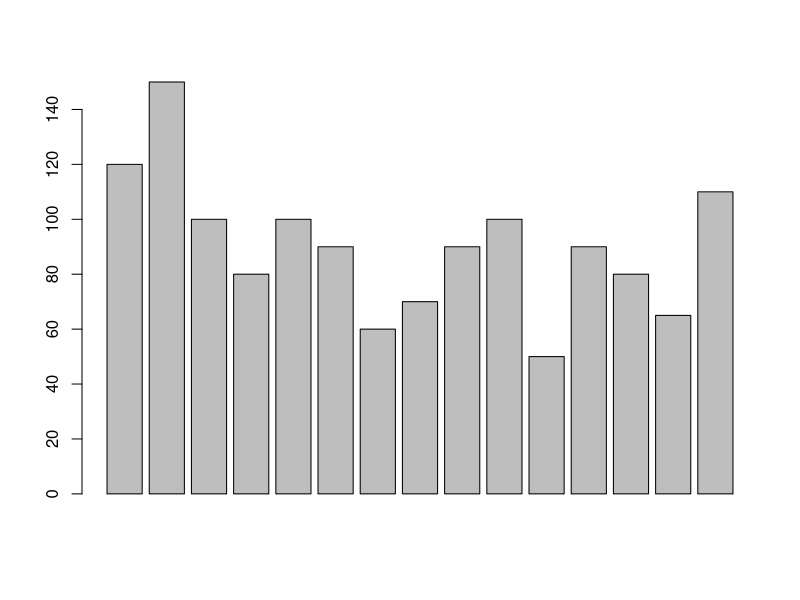

Reproduce this figure in R.
#Highly recommended commands
#cleans up R workspace
rm(list=ls()) 
#sets workspace to user root
setwd("~") 

# declaramos las variables iniciales
a = c(120, 150, 100, 80, 100, 90, 60, 70, 90, 100, 50, 90, 80, 65, 110)

barplot(a)

N = 420
n = length(a)

intensidad = n/N # No se considera el factor de corrección porque < 0.5

# Haga una estimación puntual del gasto semanal promedio por estudiante. 
media = mean(a)

# Calcule la varianza muestral para el gasto. 
varianza = var(a)

# Calcule la varianza y la desviación estándar de la media muestral para el gasto.     
des_media =sqrt(varianza)/sqrt(n)

var_media = des_media^2

# Calcule un intervalo de confianza del gasto promedio por estudiante al 90, 95 y 99% e interprete los resultados obtenidos. 

t90 = qt(0.90, 14) # Usamos la distribución T porque n > 30 
t95 = qt(0.95, 14) # Estos valores los validé con la tabla T-Student
t99 = qt(0.99, 14)

intervalo90 = c(media - t90*des_media,
                media + t90*des_media)
#Con un grado de confianza del 90%, el gasto promedio de los estudiantes estará entre 81.56 y 99.10

intervalo95 = c(media - t95*des_media,
                media + t95*des_media)
#Con un grado de confianza del 95%, el gasto promedio de los estudiantes estará entre 78.85 y 101.81

intervalo99 = c(media - t99*des_media,
                media + t99*des_media)

#Con un grado de confianza del 99%, el gasto promedio de los estudiantes estará entre 73.22 y 107.44

# Realice una estimación puntual del gasto total de los estudiantes.
total = N * media

# Calcule un intervalo de confianza del gasto total de los estudiantes al 90, 95 y 99% de confianza. 
total90 = c(total - t90*des_media,
                total + t90*des_media)
#Con un grado de confianza del 90%, el gasto total de los estudiantes estará entre 37931.23 y 37948.77

total95 = c(total - t95*des_media,
                total + t95*des_media)
#Con un grado de confianza del 95%, el gasto total de los estudiantes estará entre 37928.51 y 37951.48

total99 = c(total - t99*des_media,
                total + t99*des_media)

#Con un grado de confianza del 99%, el gasto total de los estudiantes estará entre 37922.9 y 37957.10

# Suponga que los estudiantes seleccionados son una muestra preliminar (o muestra piloto) de tamaño n=15 
# ¿Cuál es el tamaño de muestra necesario para estimar el gasto promedio por estudiante, de tal manera que el promedio tenga una precisión de más menos 6 pesos y una confiabilidad de 95%? 
n_optima = (N * t95^2 *varianza) / (N*6^2 + t95^2 * varianza)

# Suponga que el muestreo con el que se llevó a cabo la muestra piloto no registro ningún problema mayor. 
# ¿Cuál es el número de elementos que se deben seleccionar aleatoriamente para completar la muestra?
n_optima
